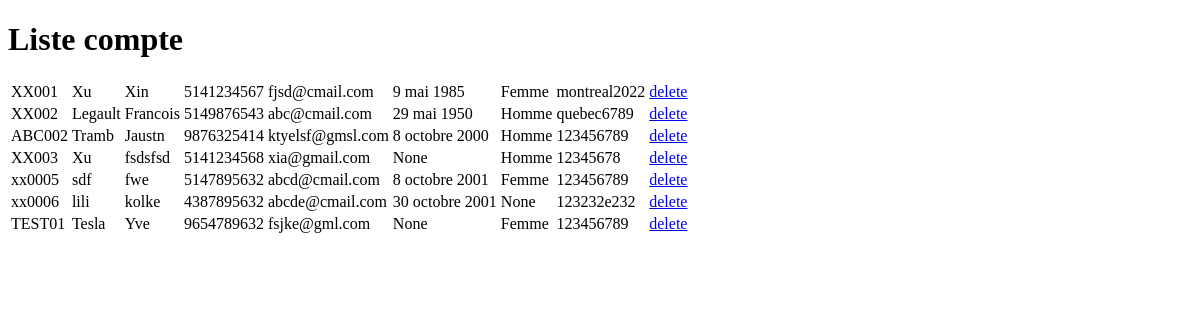
Page /compte/liste/ on the earlier database version.
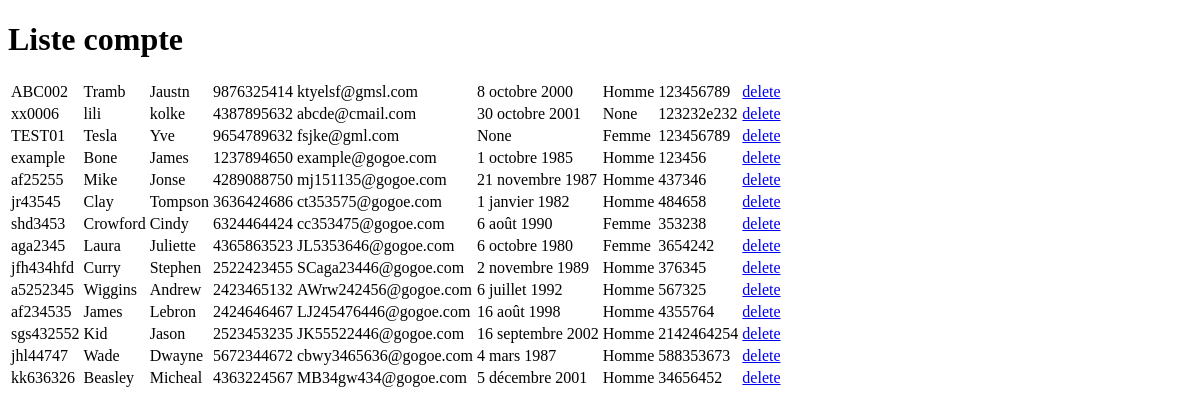
Same page on the later database version.
### gestion_vente/models.py (models this page shows, shortened)
class CompteUser(models.Model):
    nomCompte = models.CharField(verbose_name='Nom Compte',max_length=20, unique=True)
    nom = models.CharField(verbose_name='Nom',  max_length=20)
    prenom = models.CharField(verbose_name='Prenom', max_length=20)
    telephone = models.CharField(verbose_name='Telephone', max_length=20)
    courriel = models.EmailField(verbose_name='courriel')
    motDePasse = models.CharField(verbose_name='Mot de passe',  max_length=30)
    dateNaissance = models.DateField(verbose_name='Date de naissance', null=True, blank=True)
    gender_choices = (
        (1, 'Homme'),
        (2, 'Femme'),
    )
    gender = models.SmallIntegerField(verbose_name='Sexe', choices=gender_choices,null=True, blank=True)

### gestion_vente/views.py (the view)
# urls.py: path("compte/liste/", views.compte_liste, name="compte_liste"),
def compte_liste(request):
    liste1 = models.CompteUser.objects.all()
    row = models.CompteUser.objects.filter(id=1).first()
    form = CompteModelForm(instance=row)
    return render(request, "compte_liste.html", {"liste1":liste1, 'form': form})

### gestion_vente/templates/compte_liste.html (shortened to what this page needs)
<!DOCTYPE html>
<html lang="en">
<head>
</head>
<body>
    <h1>Liste compte</h1>
    <div>
        <table>
            {% for user in liste1 %}
            <tr>
                <td>{{ user.nomCompte }}</td>
                <td>{{ user.nom }}</td>
                <td>{{ user.prenom }}</td>
                <td>{{ user.telephone }} </td>
                <td>{{ user.courriel }}</td>
                <td>{{ user.dateNaissance }}</td>
                <td>{{ user.get_gender_display }}</td>
                <td>{{ user.motDePasse }}</td>
                <td><a href="/compte/{{ user.id }}/delete">delete</a></td>
            </tr>
            {% endfor %}
        </table>
    </div>
</body>
</html>

Differences in the rows shown:
removed CompteUser: nomCompte "XX001", nom "Xu", prenom "Xin", telephone "5141234567", courriel "fjsd@cmail.com", dateNaissance "9 mai 1985", gender "Femme", motDePasse "montreal2022"
removed CompteUser: nomCompte "XX002", nom "Legault", prenom "Francois", telephone "5149876543", courriel "abc@cmail.com", dateNaissance "29 mai 1950", gender "Homme", motDePasse "quebec6789"
removed CompteUser: nomCompte "XX003", nom "Xu", prenom "fsdsfsd", telephone "5141234568", courriel "xia@gmail.com", dateNaissance "None", gender "Homme", motDePasse "12345678"
removed CompteUser: nomCompte "xx0005", nom "sdf", prenom "fwe", telephone "5147895632", courriel "abcd@cmail.com", dateNaissance "8 octobre 2001", gender "Femme", motDePasse "123456789"
added CompteUser: nomCompte "example", nom "Bone", prenom "James", telephone "1237894650", courriel "example@gogoe.com", dateNaissance "1 octobre 1985", gender "Homme", motDePasse "123456"
added CompteUser: nomCompte "af25255", nom "Mike", prenom "Jonse", telephone "4289088750", courriel "mj151135@gogoe.com", dateNaissance "21 novembre 1987", gender "Homme", motDePasse "437346"
added CompteUser: nomCompte "jr43545", nom "Clay", prenom "Tompson", telephone "3636424686", courriel "ct353575@gogoe.com", dateNaissance "1 janvier 1982", gender "Homme", motDePasse "484658"
added CompteUser: nomCompte "shd3453", nom "Crowford", prenom "Cindy", telephone "6324464424", courriel "cc353475@gogoe.com", dateNaissance "6 août 1990", gender "Femme", motDePasse "353238"
added CompteUser: nomCompte "aga2345", nom "Laura", prenom "Juliette", telephone "4365863523", courriel "JL5353646@gogoe.com", dateNaissance "6 octobre 1980", gender "Femme", motDePasse "3654242"
added CompteUser: nomCompte "jfh434hfd", nom "Curry", prenom "Stephen", telephone "2522423455", courriel "SCaga23446@gogoe.com", dateNaissance "2 novembre 1989", gender "Homme", motDePasse "376345"
added CompteUser: nomCompte "a5252345", nom "Wiggins", prenom "Andrew", telephone "2423465132", courriel "AWrw242456@gogoe.com", dateNaissance "6 juillet 1992", gender "Homme", motDePasse "567325"
added CompteUser: nomCompte "af234535", nom "James", prenom "Lebron", telephone "2424646467", courriel "LJ245476446@gogoe.com", dateNaissance "16 août 1998", gender "Homme", motDePasse "4355764"
added CompteUser: nomCompte "sgs432552", nom "Kid", prenom "Jason", telephone "2523453235", courriel "JK55522446@gogoe.com", dateNaissance "16 septembre 2002", gender "Homme", motDePasse "2142464254"
added CompteUser: nomCompte "jhl44747", nom "Wade", prenom "Dwayne", telephone "5672344672", courriel "cbwy3465636@gogoe.com", dateNaissance "4 mars 1987", gender "Homme", motDePasse "588353673"
added CompteUser: nomCompte "kk636326", nom "Beasley", prenom "Micheal", telephone "4363224567", courriel "MB34gw434@gogoe.com", dateNaissance "5 décembre 2001", gender "Homme", motDePasse "34656452"
